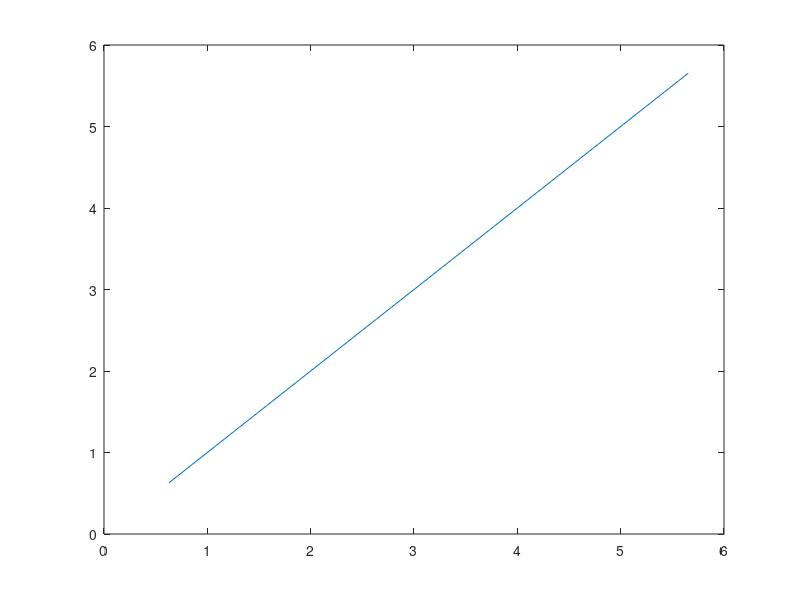

Reproduce this figure in MATLAB. (Note: this script raises an error after producing the figure.)


T = 2 * pi;
alpha = 0.7;
beta = 0.7;
n = 10;
h = T / n;
t = linspace(0, T, n+1);
theta = linspace(0, 2*pi, n+1);
theta = theta(2:end-1)
% theta = 0.7 * cos(t(2:end-1)) + 0.5 * sin(t(2:end-1));
size(theta)
plot(t(2:end-1), theta, 'DisplayName', sprintf('Iteration 0'));
hold on;
for iteration = 1:10
    F = getF(n, h, theta, alpha, beta);
    J = getJacobian(n, h, theta);
    delta = J\(-F);
    theta = theta + delta';
    plot(t(2:end-1), theta, 'DisplayName', sprintf('Iteration %d', iteration));
    hold on;
end
hold off;
xlabel('t');
ylabel('\theta(t)');
title('Approximate Solution with Linear Interpolation');
legend show;

function J = getJacobian(n, h, theta)
    J = zeros(n-1, n-1);
    J(1, 1:2) = [-2/h^2 + cos(theta(1)), 1/h^2];
    for i = 2:n-2
        J(i, i-1:i+1) = [1/h^2, -2/h^2 + cos(theta(i)), 1/h^2];
    end
    J(n-1, n-2:n-1) = [1/h^2, -2/h^2 + cos(theta(n-1))];
end

function F = getF(n, h, theta, alpha, beta)
    F = zeros(n-1, 1);
    F(1) = (alpha - 2*theta(1) + theta(2)) / h^2 + sin(theta(1));
    for i = 2:n-2
        F(i) = (theta(i-1) - 2*theta(i) + theta(i+1)) / h^2 + sin(theta(i));
    end
    F(n-1) = (theta(n-2) - 2*theta(n-1) + beta) / h^2 + sin(theta(n-1));
end